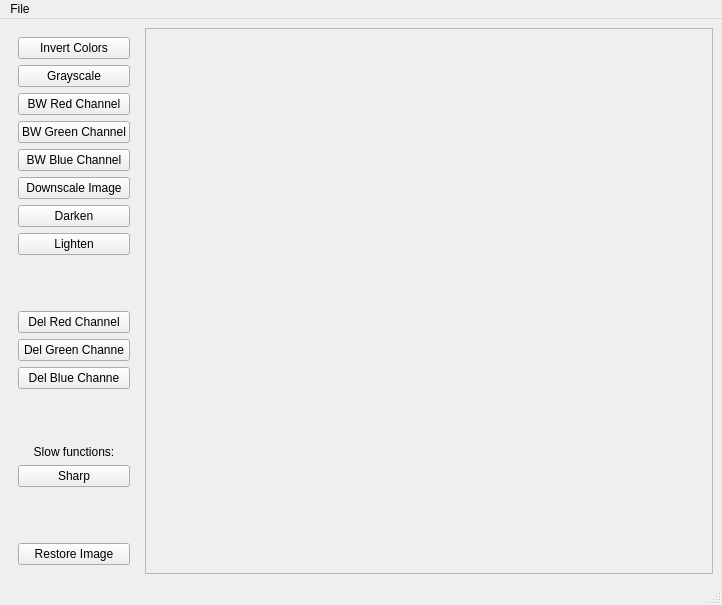
<?xml version="1.0" encoding="UTF-8"?>
<ui version="4.0">
 <class>MainWindow</class>
 <widget class="QMainWindow" name="MainWindow">
  <property name="geometry">
   <rect>
    <x>0</x>
    <y>0</y>
    <width>722</width>
    <height>605</height>
   </rect>
  </property>
  <property name="windowTitle">
   <string>MainWindow</string>
  </property>
  <widget class="QWidget" name="centralwidget">
   <layout class="QHBoxLayout" name="horizontalLayout">
    <item>
     <widget class="QWidget" name="verticalWidget" native="true">
      <layout class="QVBoxLayout" name="verticalLayout_2">
       <item>
        <widget class="QPushButton" name="inv_btn">
         <property name="text">
          <string>Invert Colors</string>
         </property>
         <property name="checkable">
          <bool>false</bool>
         </property>
        </widget>
       </item>
       <item>
        <widget class="QPushButton" name="grayscale_btn">
         <property name="text">
          <string>Grayscale</string>
         </property>
        </widget>
       </item>
       <item>
        <widget class="QPushButton" name="red_ch_btn">
         <property name="text">
          <string>BW Red Channel</string>
         </property>
        </widget>
       </item>
       <item>
        <widget class="QPushButton" name="green_ch_btn">
         <property name="text">
          <string>BW Green Channel</string>
         </property>
        </widget>
       </item>
       <item>
        <widget class="QPushButton" name="blue_ch_btn">
         <property name="text">
          <string>BW Blue Channel</string>
         </property>
        </widget>
       </item>
       <item>
        <widget class="QPushButton" name="downscale_btn">
         <property name="text">
          <string>Downscale Image</string>
         </property>
        </widget>
       </item>
       <item>
        <widget class="QPushButton" name="darken_btn">
         <property name="text">
          <string>Darken</string>
         </property>
        </widget>
       </item>
       <item>
        <widget class="QPushButton" name="lighten_btn">
         <property name="text">
          <string>Lighten</string>
         </property>
        </widget>
       </item>
       <item>
        <spacer name="verticalSpacer_3">
         <property name="orientation">
          <enum>Qt::Vertical</enum>
         </property>
         <property name="sizeHint" stdset="0">
          <size>
           <width>20</width>
           <height>40</height>
          </size>
         </property>
        </spacer>
       </item>
       <item>
        <widget class="QPushButton" name="del_red_btn">
         <property name="text">
          <string>Del Red Channel</string>
         </property>
        </widget>
       </item>
       <item>
        <widget class="QPushButton" name="del_green_btn">
         <property name="text">
          <string>Del Green Channe</string>
         </property>
        </widget>
       </item>
       <item>
        <widget class="QPushButton" name="del_blue_btn">
         <property name="text">
          <string>Del Blue Channe</string>
         </property>
        </widget>
       </item>
       <item>
        <spacer name="verticalSpacer_2">
         <property name="orientation">
          <enum>Qt::Vertical</enum>
         </property>
         <property name="sizeHint" stdset="0">
          <size>
           <width>20</width>
           <height>40</height>
          </size>
         </property>
        </spacer>
       </item>
       <item>
        <widget class="QLabel" name="label">
         <property name="text">
          <string>&lt;html&gt;&lt;head/&gt;&lt;body&gt;&lt;p align=&quot;center&quot;&gt;Slow functions:&lt;/p&gt;&lt;/body&gt;&lt;/html&gt;</string>
         </property>
        </widget>
       </item>
       <item>
        <widget class="QPushButton" name="sharp_btn">
         <property name="text">
          <string>Sharp</string>
         </property>
        </widget>
       </item>
       <item>
        <spacer name="verticalSpacer">
         <property name="orientation">
          <enum>Qt::Vertical</enum>
         </property>
         <property name="sizeHint" stdset="0">
          <size>
           <width>20</width>
           <height>40</height>
          </size>
         </property>
        </spacer>
       </item>
       <item>
        <widget class="QPushButton" name="restore_btn">
         <property name="text">
          <string>Restore Image</string>
         </property>
        </widget>
       </item>
      </layout>
     </widget>
    </item>
    <item>
     <widget class="QScrollArea" name="scrollArea">
      <property name="widgetResizable">
       <bool>true</bool>
      </property>
      <widget class="QWidget" name="scrollAreaWidgetContents">
       <property name="geometry">
        <rect>
         <x>0</x>
         <y>0</y>
         <width>547</width>
         <height>540</height>
        </rect>
       </property>
       <zorder>verticalWidget</zorder>
      </widget>
     </widget>
    </item>
   </layout>
  </widget>
  <widget class="QMenuBar" name="menubar">
   <property name="geometry">
    <rect>
     <x>0</x>
     <y>0</y>
     <width>722</width>
     <height>23</height>
    </rect>
   </property>
   <widget class="QMenu" name="menuFile">
    <property name="title">
     <string>File</string>
    </property>
    <addaction name="actionOpen_File"/>
    <addaction name="actionSave_File"/>
    <addaction name="separator"/>
    <addaction name="actionQuit"/>
   </widget>
   <addaction name="menuFile"/>
  </widget>
  <widget class="QStatusBar" name="statusbar"/>
  <action name="actionOpen_File">
   <property name="text">
    <string>Open File</string>
   </property>
  </action>
  <action name="actionSave_File">
   <property name="text">
    <string>Save File</string>
   </property>
  </action>
  <action name="actionQuit">
   <property name="text">
    <string>Quit</string>
   </property>
  </action>
 </widget>
 <resources/>
 <connections>
  <connection>
   <sender>actionQuit</sender>
   <signal>triggered()</signal>
   <receiver>MainWindow</receiver>
   <slot>close()</slot>
   <hints>
    <hint type="sourcelabel">
     <x>-1</x>
     <y>-1</y>
    </hint>
    <hint type="destinationlabel">
     <x>399</x>
     <y>299</y>
    </hint>
   </hints>
  </connection>
 </connections>
</ui>
